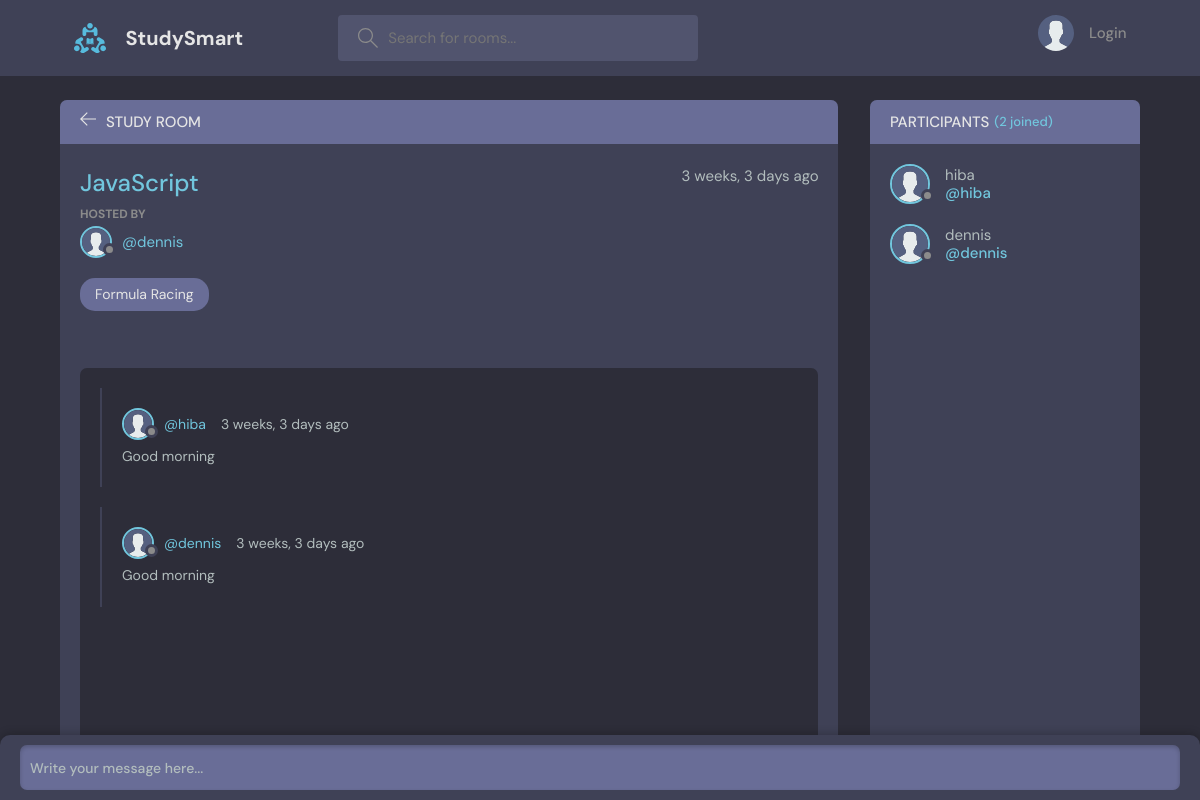
The app's page /room/7/, older data.
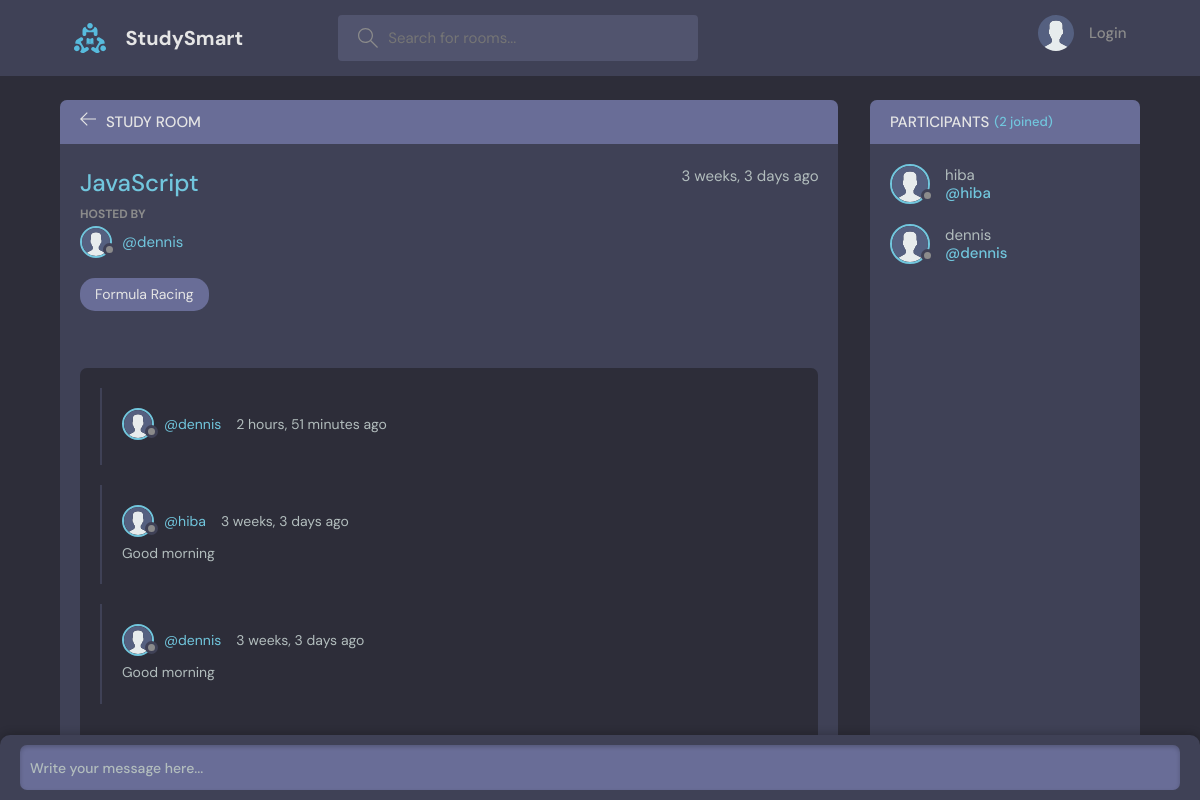
The same page, newer data.
### studyroom/models.py (models this page shows, shortened)
class Room(models.Model):
    host = models.ForeignKey(settings.AUTH_USER_MODEL, on_delete=models.SET_NULL, null=True)
    topic = models.ForeignKey(Topic, on_delete=models.SET_NULL, null=True)  # Keep SET_NULL
    name = models.CharField(max_length=200)
    description = models.TextField(null=True, blank=True)
    participants = models.ManyToManyField(settings.AUTH_USER_MODEL, related_name='participants', blank=True)
    file = models.FileField(upload_to='uploads/', null=True, blank=True)
    updated = models.DateTimeField(auto_now=True)
    created = models.DateTimeField(auto_now_add=True)
    class Meta:
        ordering = ['-updated', '-created']

class User(AbstractUser):
    name = models.CharField(max_length=200, unique=True, null=True)
    email = models.EmailField(unique=True, null=True)
    bio = models.TextField(null=True)
    avatar = models.ImageField(null=True, default="images/avatar.svg")
    USERNAME_FIELD = 'name'
    REQUIRED_FIELDS = ['email']
    objects = CustomUserManager()
    groups = models.ManyToManyField(
        'auth.Group',
        related_name="studyroom_user_set",  # Custom related name to avoid conflicts
        blank=True
    )
    user_permissions = models.ManyToManyField(
        'auth.Permission',
        related_name="studyroom_user_permissions_set",  # Custom related name to avoid conflicts
        blank=True
    )

class Topic(models.Model):
    name = models.CharField(max_length=200)
    def __str__(self):
        return self.name

class Message(models.Model):
    user = models.ForeignKey(User, on_delete= models.CASCADE)
    room = models.ForeignKey(Room,on_delete=models.CASCADE) #When a room is deleted, all the messages to be deleted too.
    body = models.TextField()
    file = models.FileField(upload_to='uploads/', blank=True, null=True)
    updated = models.DateTimeField(auto_now=True)
    created = models.DateTimeField(auto_now_add=True)
    class Meta:
        ordering = ['-updated', '-created']

### studyroom/views.py (the view, shortened to what this page needs)
# urls.py: path('room/<str:pk>/', views.room, name = "room"),
def room(request, pk):
    room = Room.objects.get(id = pk) #returns one single object
    room_messages = room.message_set.all()
    participants = room.participants.all()
    context = {'room':room, 'room_messages': room_messages,
               'participants': participants}
    return render(request, 'studyroom/room.html', context)

### study/base/templates/studyroom/room.html (shortened to what this page needs)
{%extends 'main.html' %}
{% block content %}
    <main class="profile-page layout layout--2">
      <div class="container">
        <div class="room">
          <div class="room__top">
            <div class="room__topLeft">
              <a href="{% url 'home'%}">
                <svg version="1.1" xmlns="http://www.w3.org/2000/svg" width="32" height="32" viewBox="0 0 32 32">
                  <title>arrow-left</title>
                  <path
                    d="M13.723 2.286l-13.723 13.714 13.719 13.714 1.616-1.611-10.96-10.96h27.625v-2.286h-27.625l10.965-10.965-1.616-1.607z"
                  ></path>
                </svg>
              </a>
              <h3>Study Room</h3>
            </div>
          </div>
          <div class="room__box scroll">
            <div class="room__header scroll">
              <div class="room__info">
                <h3>{{room.name}}</h3>
                <span>{{room.created |timesince}} ago</span>
              </div>
              <div class="room__hosted">
                <p>Hosted By</p>
                <a href="{% url 'user-profile' room.host.id%}" class="room__author">
                  <div class="avatar avatar--small">
                    <img src="{{room.host.avatar.url}}" />
                  </div>
                  <span>@{{room.host.username}}</span>
                </a>
              </div>
              <span class="room__topics">{{room.topic}}</span>
            </div>
            <div class="room__conversation">
              <div class="threads scroll">
                {% for message in room_messages%}
                <div class="thread">
                  <div class="thread__top">
                    <div class="thread__author">
                      <a href="{% url 'user-profile' message.user.id %}" class="thread__authorInfo">
                        <div class="avatar avatar--small">
                          <img src="{{message.user.avatar.url}}" />
                        </div>
                        <span>@{{message.user.username}}</span>
                      </a>
                      <span class="thread__date">{{message.created | timesince}} ago</span>
                    </div>
                  </div>
                  <div class="thread__details">
                    {{message.body}}
                  </div>
                </div>
                {% endfor %}
              </div>
            </div>
          </div>
          <div class="room__message">
            <form action="" method="POST">
              <input name="body" placeholder="Write your message here..." /></form>
          </div>
        </div>
        <div class="participants">
          <h3 class="participants__top">Participants <span>({{participants.count}} joined)</span></h3>
          <div class="participants__list scroll">
            {% for user in participants %}
            <a href="{% url 'user-profile' user.id%}" class="participant">
              <div class="avatar avatar--medium">
                <img src="{{user.avatar.url}}" />
              </div>
              <p>
                {{user.username}}
                <span>@{{user.username}}</span>
              </p>
            </a>
            {% endfor %}
          </div>
        </div>
      </div>
    </main>
 {%endblock content %}

### study/templates/main.html (shortened to what this page needs)
<!DOCTYPE html>
{% load static %}
<html lang="en">
  <head>
    <link rel="stylesheet" href="{% static 'styles/style.css' %}" />
  </head>
  <body>
    {% include 'navbar.html'%}
    {%block content %}
    {%endblock%}
  </body>
</html>

### study/templates/navbar.html (shortened to what this page needs)
{% load static %}
<header class="header header--loggedIn">
    <div class="container">
      <a href="{% url 'home' %}" class="header__logo">
        <img src="{% static 'images/logo.svg' %}" />
        <h1>StudySmart</h1>
      </a>
      <form class="header__search" method = "GET" action="{% url 'home' %}">
        <label>
          <input name = "q" placeholder="Search for rooms..." />
        </label>
      </form>
      <nav class="header__menu">
        {% if request.user.is_authenticated %}
        <div class="header__user">
          <a href="{% url 'update-user' %}">
            <div class="avatar avatar--medium active">
              <img src="{{request.user.avatar.url}}" />
            </div>
            <p>{{request.user.username}} <span>@{{request.user.username}}</span></p>
          </a>
          <button class="dropdown-button">
            <svg version="1.1" xmlns="http://www.w3.org/2000/svg" width="32" height="32" viewBox="0 0 32 32">
              <title>chevron-down</title>
              <path d="M16 21l-13-13h-3l16 16 16-16h-3l-13 13z"></path>
            </svg>
          </button>
        </div>
        {% else %}
        <a href="{% url 'login' %}">
          <img src="{% static 'images/avatar.svg' %}" />
          <p>Login</p>
        </a>
        {% endif %}
      </nav>
    </div>
  </header>

Row changes from the older to the newer data that the page shows:
added Message: user.avatar (placeholder picture), user.username "dennis", created "2 hours, 51 minutes"
